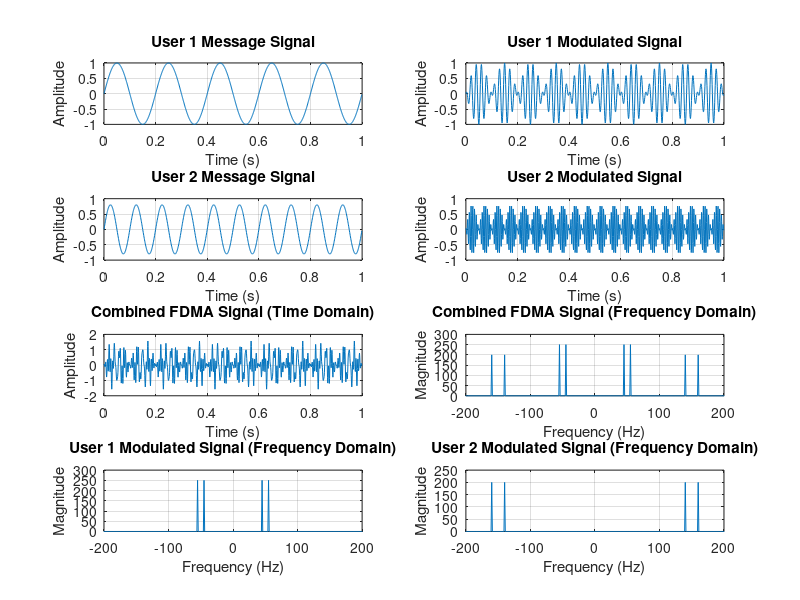

MATLAB code for this plot:
% FDMA Implementation in MATLAB

clear; close all; clc;

% System Parameters
Fs = 1000; % Sampling frequency (Hz)
T = 1;     % Simulation time (s)
t = 0:1/Fs:T-1/Fs; % Time vector

% User 1 Parameters
f1 = 50; % Carrier frequency for User 1 (Hz)
msg1_freq = 5; % Message frequency for User 1 (Hz)
amplitude1 = 1; % Amplitude for User 1

% User 2 Parameters
f2 = 150; % Carrier frequency for User 2 (Hz)
msg2_freq = 10; % Message frequency for User 2 (Hz)
amplitude2 = 0.8; % Amplitude for User 2

% Generate Message Signals
msg1 = amplitude1 * sin(2 * pi * msg1_freq * t);
msg2 = amplitude2 * sin(2 * pi * msg2_freq * t);

% Modulate Message Signals onto respective Carrier Frequencies
% For simplicity, we use amplitude modulation (AM) here.
% In real systems, more complex modulations like QPSK or QAM are used.
modulated_signal1 = msg1 .* cos(2 * pi * f1 * t);
modulated_signal2 = msg2 .* cos(2 * pi * f2 * t);

% Combine the modulated signals for FDMA transmission
% This represents the multiplexing of signals in the frequency domain.
combined_signal = modulated_signal1 + modulated_signal2;

% Plotting the signals in Time Domain
figure;
subplot(4,2,1);
plot(t, msg1);
title('User 1 Message Signal');
xlabel('Time (s)');
ylabel('Amplitude');
grid on;

subplot(4,2,2);
plot(t, modulated_signal1);
title('User 1 Modulated Signal');
xlabel('Time (s)');
ylabel('Amplitude');
grid on;

subplot(4,2,3);
plot(t, msg2);
title('User 2 Message Signal');
xlabel('Time (s)');
ylabel('Amplitude');
grid on;

subplot(4,2,4);
plot(t, modulated_signal2);
title('User 2 Modulated Signal');
xlabel('Time (s)');
ylabel('Amplitude');
grid on;

subplot(4,2,5);
plot(t, combined_signal);
title('Combined FDMA Signal (Time Domain)');
xlabel('Time (s)');
ylabel('Amplitude');
grid on;

% Plotting the signals in Frequency Domain (using FFT)
N = length(combined_signal); % Number of samples
f_axis = (-N/2:N/2-1) * (Fs/N); % Frequency axis for plotting

% FFT of individual modulated signals
fft_modulated_signal1 = fftshift(abs(fft(modulated_signal1)));
fft_modulated_signal2 = fftshift(abs(fft(modulated_signal2)));
fft_combined_signal = fftshift(abs(fft(combined_signal)));

subplot(4,2,6);
plot(f_axis, fft_combined_signal);
title('Combined FDMA Signal (Frequency Domain)');
xlabel('Frequency (Hz)');
ylabel('Magnitude');
xlim([-200 200]);
grid on;

subplot(4,2,7);
plot(f_axis, fft_modulated_signal1);
title('User 1 Modulated Signal (Frequency Domain)');
xlabel('Frequency (Hz)');
ylabel('Magnitude');
xlim([-200 200]); % Adjust frequency limits for better visualization
grid on;

subplot(4,2,8);
plot(f_axis, fft_modulated_signal2);
title('User 2 Modulated Signal (Frequency Domain)');
xlabel('Frequency (Hz)');
ylabel('Magnitude');
xlim([-200 200]);
grid on;


